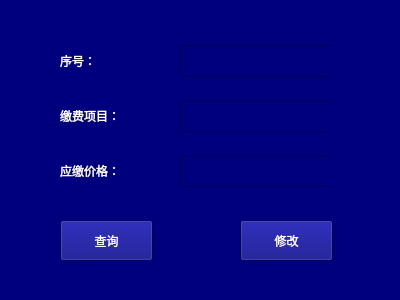
<?xml version="1.0" encoding="UTF-8"?>
<ui version="4.0">
 <class>modify</class>
 <widget class="QWidget" name="modify">
  <property name="geometry">
   <rect>
    <x>0</x>
    <y>0</y>
    <width>400</width>
    <height>300</height>
   </rect>
  </property>
  <property name="minimumSize">
   <size>
    <width>400</width>
    <height>300</height>
   </size>
  </property>
  <property name="maximumSize">
   <size>
    <width>400</width>
    <height>300</height>
   </size>
  </property>
  <property name="windowTitle">
   <string>修改缴费项目</string>
  </property>
  <property name="styleSheet">
   <string notr="true">background-color: rgb(0, 0, 127);</string>
  </property>
  <widget class="QLabel" name="label">
   <property name="geometry">
    <rect>
     <x>60</x>
     <y>45</y>
     <width>120</width>
     <height>32</height>
    </rect>
   </property>
   <property name="styleSheet">
    <string notr="true">font: 14pt &quot;黑体&quot;;
background-color: rgb(0, 0, 127);
color: rgb(255, 255, 255);</string>
   </property>
   <property name="text">
    <string>序号：</string>
   </property>
  </widget>
  <widget class="QLabel" name="label_2">
   <property name="geometry">
    <rect>
     <x>60</x>
     <y>100</y>
     <width>120</width>
     <height>32</height>
    </rect>
   </property>
   <property name="styleSheet">
    <string notr="true">font: 14pt &quot;黑体&quot;;
background-color: rgb(0, 0, 127);
color: rgb(255, 255, 255);</string>
   </property>
   <property name="text">
    <string>缴费项目：</string>
   </property>
  </widget>
  <widget class="QLabel" name="label_3">
   <property name="geometry">
    <rect>
     <x>60</x>
     <y>155</y>
     <width>120</width>
     <height>32</height>
    </rect>
   </property>
   <property name="styleSheet">
    <string notr="true">font: 14pt &quot;黑体&quot;;
background-color: rgb(0, 0, 127);
color: rgb(255, 255, 255);</string>
   </property>
   <property name="text">
    <string>应缴价格：</string>
   </property>
  </widget>
  <widget class="QLineEdit" name="lineEdit">
   <property name="geometry">
    <rect>
     <x>180</x>
     <y>45</y>
     <width>150</width>
     <height>32</height>
    </rect>
   </property>
   <property name="styleSheet">
    <string notr="true">font: 14pt &quot;黑体&quot;;
color: rgb(255, 255, 255);</string>
   </property>
  </widget>
  <widget class="QLineEdit" name="lineEdit_2">
   <property name="geometry">
    <rect>
     <x>180</x>
     <y>100</y>
     <width>150</width>
     <height>32</height>
    </rect>
   </property>
   <property name="styleSheet">
    <string notr="true">font: 12pt &quot;黑体&quot;;
color: rgb(255, 255, 255);</string>
   </property>
  </widget>
  <widget class="QLineEdit" name="lineEdit_3">
   <property name="geometry">
    <rect>
     <x>180</x>
     <y>155</y>
     <width>150</width>
     <height>32</height>
    </rect>
   </property>
   <property name="styleSheet">
    <string notr="true">font: 14pt &quot;黑体&quot;;
color: rgb(255, 255, 255);</string>
   </property>
  </widget>
  <widget class="QPushButton" name="pushButton">
   <property name="geometry">
    <rect>
     <x>60</x>
     <y>220</y>
     <width>93</width>
     <height>41</height>
    </rect>
   </property>
   <property name="styleSheet">
    <string notr="true">font: 14pt &quot;黑体&quot;;
color: rgb(255, 255, 255);</string>
   </property>
   <property name="text">
    <string>查询</string>
   </property>
  </widget>
  <widget class="QPushButton" name="pushButton_2">
   <property name="enabled">
    <bool>true</bool>
   </property>
   <property name="geometry">
    <rect>
     <x>240</x>
     <y>220</y>
     <width>93</width>
     <height>41</height>
    </rect>
   </property>
   <property name="styleSheet">
    <string notr="true">font: 14pt &quot;黑体&quot;;
color: rgb(255, 255, 255);</string>
   </property>
   <property name="text">
    <string>修改</string>
   </property>
  </widget>
 </widget>
 <resources/>
 <connections/>
</ui>
